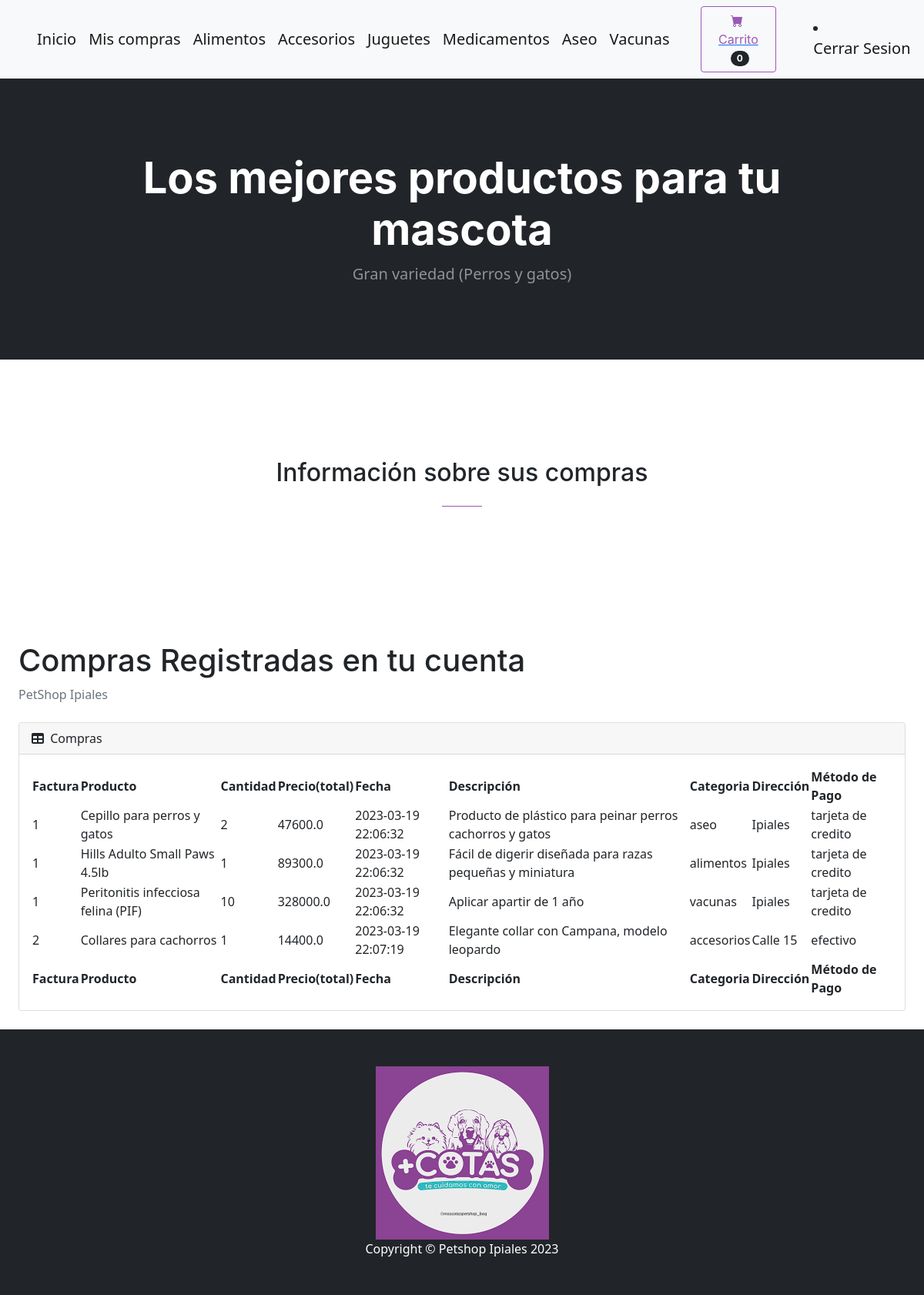
The app's page /mis_compras (signed in) with its own data.
### tables this page shows
CREATE TABLE compras
		(compraId INTEGER PRIMARY KEY AUTOINCREMENT,
        factura TEXT,
        userId INTEGER,
		lista_productos TEXT,
		cantidad_productos TEXT,
        total REAL,
        fecha TEXT,
        direccion TEXT,
        metodo_pago TEXT,
		FOREIGN KEY(userId) REFERENCES users(userId)
		);

CREATE TABLE productos
		(productId INTEGER PRIMARY KEY AUTOINCREMENT,
		nombre TEXT,
		precio REAL,
		descripcion TEXT,
		imagen TEXT,
		cantidad INTEGER,
		categoria TEXT
		);

### compras/routes.py (the view)
@compras.route('/mis_compras')
def mis_compras():
    if 'email' not in session:
        return redirect('/login/')
    usuario,itms_carrito=getLoginDetails(session['email'])
    userId=usuario[0]
    nombre_usuario=f"{usuario[1]} {usuario[2]}"
    celular=usuario[3]
    email=usuario[4]
    compras_user=getCompraDetails(userId)
    return render_template('mostrar_compras.html', itms_carrito=itms_carrito, compras_user=compras_user)

### funciones.py (called while the page is built)
def getLoginDetails(email):
    with sqlite3.connect('database.db') as conn:
        cur = conn.cursor()
        cur.execute("SELECT * FROM usuarios WHERE email = ?", (email, ))
        data = cur.fetchone()
        userId=data[0]
        cur.execute("SELECT count(*) FROM kart WHERE userId = ?", (userId, ))
        noItems = cur.fetchone()[0]
    conn.close()
    return (data, noItems)

def getCompraDetails(userId):
    with sqlite3.connect('database.db') as conn:
        cur = conn.cursor()
        cur.execute("SELECT compras.factura, compras.lista_productos, compras.cantidad_productos, compras.total, compras.fecha, compras.direccion, compras.metodo_pago, productos.nombre, productos.descripcion, productos.categoria FROM compras, productos WHERE compras.lista_productos=productos.productId AND compras.userId = ?", (userId, ))
        data = cur.fetchall()
    conn.close()
    return (data)

### compras/templates/mostrar_compras.html (shortened to what this page needs)
{% extends "base.html"%} {% block title %}Catalogo de productos{% endblock %}
{% block content %}
<section class="page-section" id="contact">
    <div class="container px-4 px-lg-5">
        <div class="row gx-4 gx-lg-5 justify-content-center">
            <div class="col-lg-8 col-xl-6 text-center">
                <h2 class="mt-0">Información sobre sus compras</h2>
                <hr class="divider" />
            </div>
        </div>
    </div>
</section>
<div id="layoutSidenav_content">
    <main>
        <div class="container-fluid px-4">
            <h1 class="mt-4">Compras Registradas en tu cuenta</h1>
            <ol class="breadcrumb mb-4">
                <li class="breadcrumb-item active">PetShop Ipiales</li>
            </ol>
            <div class="card mb-4">
                <div class="card-header">
                    <i class="fas fa-table me-1"></i> Compras
                </div>
                <div class="card-body">
                    <table id="datatablesSimple">
                        <thead>
                            <tr>
                                <th>Factura</th>
                                <th>Producto</th>
                                <th>Cantidad</th>
                                <th>Precio(total)</th>
                                <th>Fecha</th>
                                <th>Descripción</th>
                                <th>Categoria</th>
                                <th>Dirección</th>
                                <th>Método de Pago</th>
                            </tr>
                        </thead>
                        <tfoot>
                            <tr>
                                <th>Factura</th>
                                <th>Producto</th>
                                <th>Cantidad</th>
                                <th>Precio(total)</th>
                                <th>Fecha</th>
                                <th>Descripción</th>
                                <th>Categoria</th>
                                <th>Dirección</th>
                                <th>Método de Pago</th>
                            </tr>
                        </tfoot>
                        <tbody>
                            {% for info in compras_user %}
                            <tr>
                                <td>{{info[0]}}</td>
                                <td>{{info[7]}}</td>
                                <td>{{info[2]}}</td>
                                <td>{{info[3]}}</td>
                                <td>{{info[4]}}</td>
                                <td>{{info[8]}}</td>
                                <td>{{info[9]}}</td>
                                <td>{{info[5]}}</td>
                                <td>{{info[6]}}</td>
                            </tr>
                            {% endfor %}
                        </tbody>
                    </table>
                </div>
            </div>
        </div>
    </main>
</div>
{% endblock %}

### templates/base.html (shortened to what this page needs)
<!DOCTYPE html>
<html lang="es">
<head>
    <link href="https://cdn.jsdelivr.net/npm/bootstrap-icons@1.5.0/font/bootstrap-icons.css" rel="stylesheet" />
    <link href="css/styles.css" rel="stylesheet" />
    <link rel="stylesheet" href="{{ url_for('static', filename='css/stylest1.css') }}">
    <link rel="stylesheet" href={{url_for('static', filename='css/cart.css' )}} />
    <link rel="stylesheet" href={{url_for('static', filename='css/topStyle.css' ) }} />
    <link href="https://cdn.jsdelivr.net/npm/simple-datatables@latest/dist/style.css" rel="stylesheet" />
    <link href="/static/css/stylesa.css" rel="stylesheet" />
</head>
<body>
    <nav class="navbar navbar-expand-lg navbar-light bg-light">
        <div class="container px-4 px-lg-5">
            <a class="navbar-brand" href="/">Inicio</a>
            <a class="navbar-brand" href="{{url_for('compras.mis_compras')}}">Mis compras</a>
            <br>
            <a class="navbar-brand" href="{{url_for('productos.alimentos', pagina=1)}}">Alimentos</a>
            <a class="navbar-brand" href="{{url_for('productos.accesorios', pagina=1)}}">Accesorios</a>
            <a class="navbar-brand" href="{{url_for('productos.juguetes', pagina=1)}}">Juguetes</a>
            <a class="navbar-brand" href="{{url_for('productos.medicamentos', pagina=1)}}">Medicamentos</a>
            <a class="navbar-brand" href="{{url_for('productos.aseo', pagina=1)}}">Aseo</a>
            <a class="navbar-brand" href="{{url_for('productos.vacunas', pagina=1)}}">Vacunas</a>
            <div class="collapse navbar-collapse" id="navbarSupportedContent">
                <a class="d-flex" href="{{url_for('carrito.mostrar')}}">
                    <button class=" btn btn-outline-dark" type="submit">
                    <i class="bi-cart-fill me-1"></i>
                    Carrito
                    <span class="badge bg-dark text-white ms-1 rounded-pill">{{itms_carrito}}</span>
                    </button>
                </a>
            </div>
        </div>
        {% if 'email' in session %}
                <li class="nav-item"><a class="navbar-brand" href="{{url_for('login_registro.logout')}}">Cerrar
                        Sesion</a>
                </li>
                {% else %}
                <li class="nav-item"><a class="navbar-brand" href="{{url_for('login_registro.login')}}">Login/Registrar
                        cuenta</a></li>
                {% endif %}
    </nav>
    <header class="bg-dark py-5">
        <div class="container px-4 px-lg-5 my-5">
            <div class="text-center text-white">
                <h1 class="display-4 fw-bolder">Los mejores productos para tu mascota</h1>
                <p class="lead fw-normal text-white-50 mb-0">Gran variedad (Perros y gatos) </p>
            </div>
        </div>
    </header>
    {% block content %}{% endblock %}
    <footer class="py-5 bg-dark">
        <div class="img-cont"><img src="../static/assets/img/logo.png"></div>
        <div class="container">
            <p class="m-0 text-center text-white">Copyright &copy; Petshop Ipiales 2023</p>
        </div>
    </footer>
</body>
</html>

### records on screen
compras: factura "1", nombre "Cepillo para perros y gatos", cantidad_productos "2", total "47600.0", fecha "2023-03-19 22:06:32", descripcion "Producto de plástico para peinar perros cachorros y gatos", categoria "aseo", direccion "Ipiales", metodo_pago "tarjeta de credito"
compras: factura "1", nombre "Hills Adulto Small Paws 4.5lb", cantidad_productos "1", total "89300.0", fecha "2023-03-19 22:06:32", descripcion "Fácil de digerir diseñada para razas pequeñas y miniatura", categoria "alimentos", direccion "Ipiales", metodo_pago "tarjeta de credito"
compras: factura "1", nombre "Peritonitis infecciosa felina (PIF)", cantidad_productos "10", total "328000.0", fecha "2023-03-19 22:06:32", descripcion "Aplicar apartir de 1 año", categoria "vacunas", direccion "Ipiales", metodo_pago "tarjeta de credito"
compras: factura "2", nombre "Collares para cachorros", cantidad_productos "1", total "14400.0", fecha "2023-03-19 22:07:19", descripcion "Elegante collar con Campana, modelo leopardo", categoria "accesorios", direccion "Calle 15", metodo_pago "efectivo"

### other values on screen
{{ itms_carrito }} "0"
